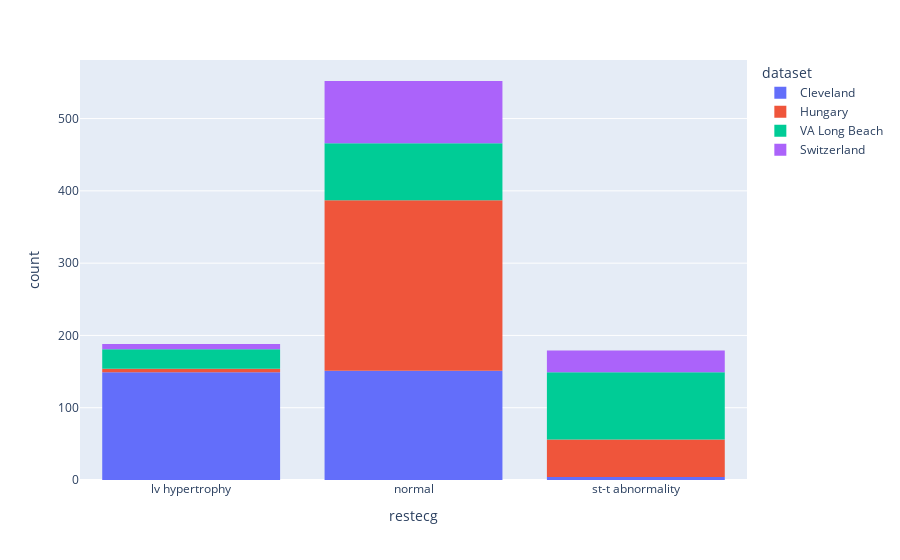

The notebook cell saved with this chart:
### Markdown cell above
### Observations 
- `Most` of the patients have `normal restecg`.

### Code cell
# Let's see restecg based on dataset
fig = px.histogram(df, x = 'restecg', color='dataset')
fig.show()

### Figure 1 — Plotly figure (JSON) as saved in the notebook; plotly's stock layout.template omitted (floating-point values rounded to 4 significant figures; data arrays with more than 128 entries replaced by an {"elided": "..."} marker saying what was removed)
{"data": [{"alignmentgroup": "True", "bingroup": "x", "hovertemplate": "dataset=Cleveland<br>restecg=%{x}<br>count=%{y}<extra></extra>", "legendgroup": "Cleveland", "marker": {"color": "#636efa", "pattern": {"shape": ""}}, "name": "Cleveland", "offsetgroup": "Cleveland", "orientation": "v", "showlegend": true, "type": "histogram", "x": {"elided": "304 str values"}, "xaxis": "x", "yaxis": "y"}, {"alignmentgroup": "True", "bingroup": "x", "hovertemplate": "dataset=Hungary<br>restecg=%{x}<br>count=%{y}<extra></extra>", "legendgroup": "Hungary", "marker": {"color": "#EF553B", "pattern": {"shape": ""}}, "name": "Hungary", "offsetgroup": "Hungary", "orientation": "v", "showlegend": true, "type": "histogram", "x": {"elided": "293 str values"}, "xaxis": "x", "yaxis": "y"}, {"alignmentgroup": "True", "bingroup": "x", "hovertemplate": "dataset=VA Long Beach<br>restecg=%{x}<br>count=%{y}<extra></extra>", "legendgroup": "VA Long Beach", "marker": {"color": "#00cc96", "pattern": {"shape": ""}}, "name": "VA Long Beach", "offsetgroup": "VA Long Beach", "orientation": "v", "showlegend": true, "type": "histogram", "x": {"elided": "199 str values"}, "xaxis": "x", "yaxis": "y"}, {"alignmentgroup": "True", "bingroup": "x", "hovertemplate": "dataset=Switzerland<br>restecg=%{x}<br>count=%{y}<extra></extra>", "legendgroup": "Switzerland", "marker": {"color": "#ab63fa", "pattern": {"shape": ""}}, "name": "Switzerland", "offsetgroup": "Switzerland", "orientation": "v", "showlegend": true, "type": "histogram", "x": ["normal", "normal", "normal", "normal", "normal", "normal", "normal", "normal", "normal", "normal", "st-t abnormality", "normal", "normal", "normal", "normal", "normal", "st-t abnormality", "normal", "st-t abnormality", "normal", "normal", "normal", "st-t abnormality", "normal", "normal", "normal", "normal", "st-t abnormality", "normal", "normal", "normal", "normal", "normal", "st-t abnormality", "normal", "normal", "normal", "normal", "normal", "normal", "normal", "st-t abnormality", "normal", "lv hypertrophy", "normal", "normal", "lv hypertrophy", "normal", "normal", "normal", "normal", "st-t abnormality", "normal", "st-t abnormality", "normal", "normal", "normal", "st-t abnormality", "st-t abnormality", "st-t abnormality", "st-t abnormality", "normal", "normal", "normal", "st-t abnormality", "normal", "normal", "normal", "normal", "normal", "st-t abnormality", "st-t abnormality", "normal", "normal", "normal", "normal", "normal", "normal", "normal", "st-t abnormality", "normal", "st-t abnormality", "normal", "st-t abnormality", "normal", "normal", "normal", "lv hypertrophy", "normal", "normal", "normal", "st-t abnormality", "normal", "st-t abnormality", "lv hypertrophy", "normal", "normal", "normal", "st-t abnormality", "normal", "lv hypertrophy", "normal", "st-t abnormality", "normal", "normal", "normal", "normal", "normal", "st-t abnormality", "normal", "st-t abnormality", "normal", "normal", "lv hypertrophy", "st-t abnormality", "normal", "normal", "st-t abnormality", "st-t abnormality", "normal", "lv hypertrophy", "st-t abnormality", "st-t abnormality"], "xaxis": "x", "yaxis": "y"}], "layout": {"barmode": "relative", "legend": {"title": {"text": "dataset"}, "tracegroupgap": 0}, "margin": {"t": 60}, "xaxis": {"anchor": "y", "domain": [0, 1], "title": {"text": "restecg"}}, "yaxis": {"anchor": "x", "domain": [0, 1], "title": {"text": "count"}}}}
